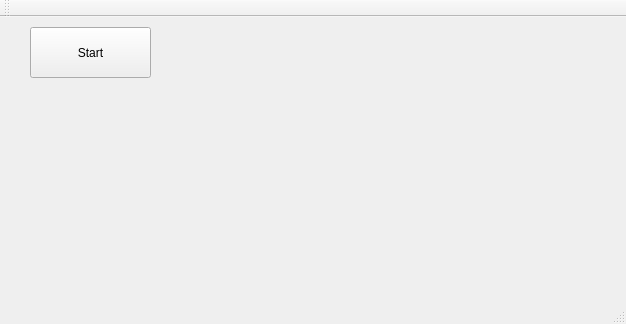
<?xml version="1.0" encoding="UTF-8"?>
<ui version="4.0">
 <class>MainWindow</class>
 <widget class="QMainWindow" name="MainWindow">
  <property name="geometry">
   <rect>
    <x>0</x>
    <y>0</y>
    <width>626</width>
    <height>324</height>
   </rect>
  </property>
  <property name="windowTitle">
   <string>MainWindow</string>
  </property>
  <widget class="QWidget" name="centralWidget">
   <widget class="QCustomPlot" name="plot" native="true">
    <property name="geometry">
     <rect>
      <x>170</x>
      <y>10</y>
      <width>441</width>
      <height>241</height>
     </rect>
    </property>
   </widget>
   <widget class="QPushButton" name="btn_start">
    <property name="geometry">
     <rect>
      <x>30</x>
      <y>10</y>
      <width>121</width>
      <height>51</height>
     </rect>
    </property>
    <property name="text">
     <string>Start</string>
    </property>
   </widget>
  </widget>
  <widget class="QMenuBar" name="menuBar">
   <property name="geometry">
    <rect>
     <x>0</x>
     <y>0</y>
     <width>626</width>
     <height>20</height>
    </rect>
   </property>
  </widget>
  <widget class="QToolBar" name="mainToolBar">
   <attribute name="toolBarArea">
    <enum>TopToolBarArea</enum>
   </attribute>
   <attribute name="toolBarBreak">
    <bool>false</bool>
   </attribute>
  </widget>
  <widget class="QStatusBar" name="statusBar"/>
 </widget>
 <layoutdefault spacing="6" margin="11"/>
 <customwidgets>
  <customwidget>
   <class>QCustomPlot</class>
   <extends>QWidget</extends>
   <header>qcustomplot.h</header>
   <container>1</container>
  </customwidget>
 </customwidgets>
 <resources/>
 <connections/>
</ui>
